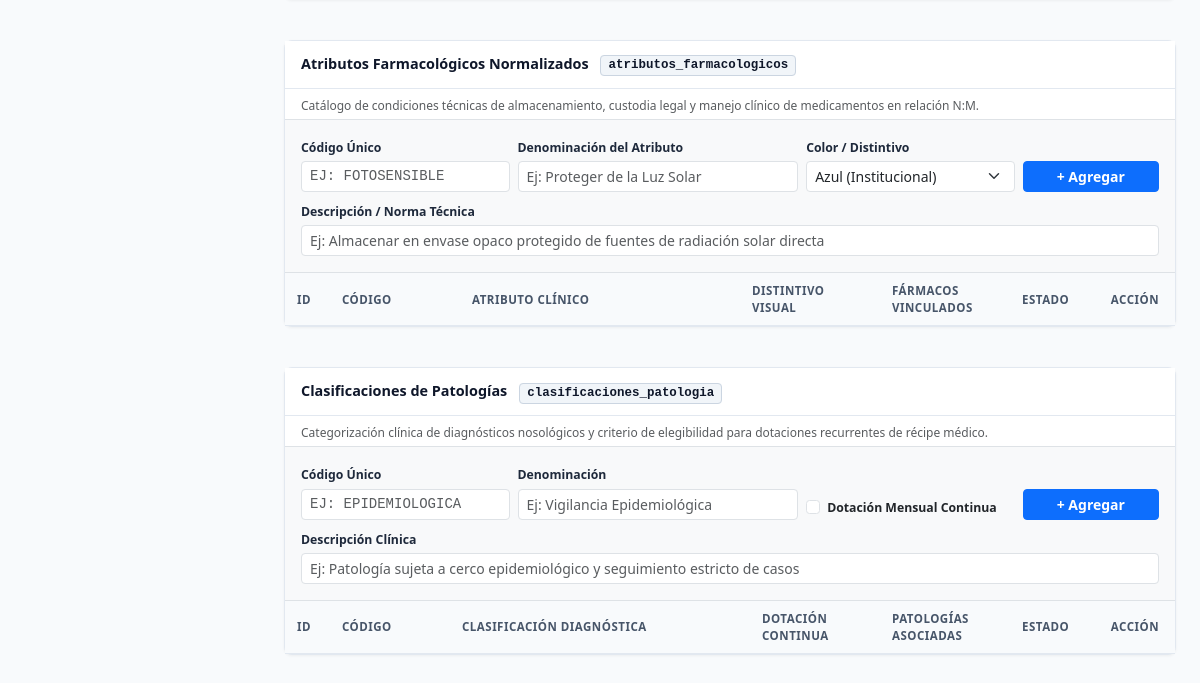
/index.php?tab=maestras (signed in, lower part), run on an earlier commit of the app's database.
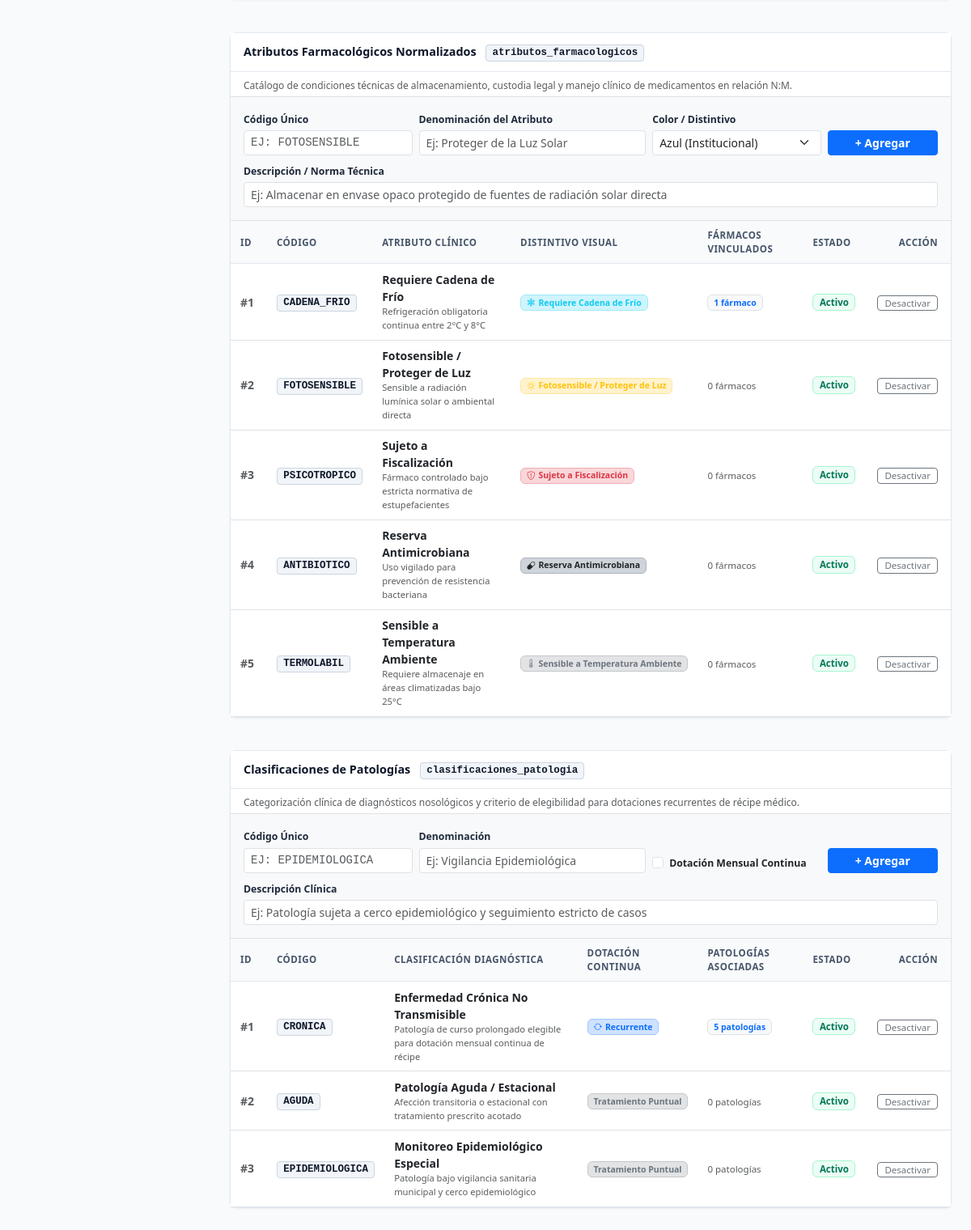
And on a later commit of the database.
### tables this page shows
CREATE TABLE atributos_farmacologicos (
    id INT AUTO_INCREMENT PRIMARY KEY,
    codigo VARCHAR(30) NOT NULL UNIQUE,
    nombre VARCHAR(80) NOT NULL,
    descripcion VARCHAR(255) NULL,
    icono VARCHAR(40) NOT NULL DEFAULT 'bi-tag',
    color_badge VARCHAR(30) NOT NULL DEFAULT 'primary',
    activo TINYINT(1) NOT NULL DEFAULT 1,
    created_at DATETIME NOT NULL DEFAULT CURRENT_TIMESTAMP
);

CREATE TABLE clasificaciones_patologia (
    id INT AUTO_INCREMENT PRIMARY KEY,
    codigo VARCHAR(30) NOT NULL UNIQUE COMMENT 'CRONICA, AGUDA, EPIDEMIOLOGICA',
    nombre VARCHAR(80) NOT NULL,
    descripcion VARCHAR(255) NULL,
    es_recurrente_mensual TINYINT(1) NOT NULL DEFAULT 1,
    activo TINYINT(1) NOT NULL DEFAULT 1,
    created_at DATETIME NOT NULL DEFAULT CURRENT_TIMESTAMP
);

### src/views/tabs/tab_maestras.php (the view, shortened to what the changed rows need)
<?php
$atributosFarmacologicos = $pdo->query("
    SELECT af.id, af.codigo, af.nombre, af.descripcion, af.icono, af.color_badge, af.activo, COUNT(ma.medicamento_id) AS total_medicamentos
    FROM atributos_farmacologicos af
    LEFT JOIN medicamento_atributos ma ON ma.atributo_id = af.id
    GROUP BY af.id, af.codigo, af.nombre, af.descripcion, af.icono, af.color_badge, af.activo
    ORDER BY af.id ASC
")->fetchAll();
$clasificacionesPatologia = $pdo->query("
    SELECT cp.id, cp.codigo, cp.nombre, cp.descripcion, cp.es_recurrente_mensual, cp.activo, COUNT(p.id) AS total_patologias
    FROM clasificaciones_patologia cp
    LEFT JOIN patologias p ON p.clasificacion_id = cp.id
    GROUP BY cp.id, cp.codigo, cp.nombre, cp.descripcion, cp.es_recurrente_mensual, cp.activo
    ORDER BY cp.id ASC
")->fetchAll();
?>
                    <div class="row g-3">
                        <div class="col-12 mb-4">
                            <div class="card-sicm">
                                <div class="table-responsive">
                                    <table class="table table-hover table-sm table-sicm mb-0">
                                        <thead>
                                            <tr>
                                                <th style="width: 45px;">ID</th>
                                                <th style="width: 130px;">Código</th>
                                                <th>Atributo Clínico</th>
                                                <th style="width: 140px;">Distintivo Visual</th>
                                                <th style="width: 130px;">Fármacos Vinculados</th>
                                                <th style="width: 80px;">Estado</th>
                                                <th style="width: 85px;" class="text-end pe-3">Acción</th>
                                            </tr>
                                        </thead>
                                        <tbody>
                                            <?php foreach ($atributosFarmacologicos as $af): ?>
                                                <tr>
                                                    <td class="text-muted fw-bold">#<?= (int) $af['id'] ?></td>
                                                    <td><span class="code-tag"><?= htmlspecialchars($af['codigo']) ?></span></td>
                                                    <td>
                                                        <div class="fw-semibold text-dark"><?= htmlspecialchars($af['nombre']) ?></div>
                                                        <?php if (!empty($af['descripcion'])): ?>
                                                            <div class="text-muted small" style="font-size: 0.70rem;"><?= htmlspecialchars($af['descripcion']) ?></div>
                                                        <?php endif; ?>
                                                    </td>
                                                    <td>
                                                        <span class="badge bg-<?= htmlspecialchars($af['color_badge']) ?>-subtle text-<?= htmlspecialchars($af['color_badge']) ?> border border-<?= htmlspecialchars($af['color_badge']) ?>-subtle">
                                                            <i class="bi <?= htmlspecialchars($af['icono']) ?> me-1"></i><?= htmlspecialchars($af['nombre']) ?>
                                                        </span>
                                                    </td>
                                                    <td>
                                                        <?php if ((int) $af['total_medicamentos'] > 0): ?>
                                                            <span class="badge bg-light text-primary border"
                                                                title="Medicamentos con este atributo asignado">
                                                                <?= (int) $af['total_medicamentos'] ?> <?= (int) $af['total_medicamentos'] === 1 ? 'fármaco' : 'fármacos' ?>
                                                            </span>
                                                        <?php else: ?>
                                                            <span class="text-muted small" style="font-size: 0.72rem;">0 fármacos</span>
                                                        <?php endif; ?>
                                                    </td>
                                                    <td>
                                                        <?php if ((int) $af['activo'] === 1): ?>
                                                            <span class="badge badge-status-active">Activo</span>
                                                        <?php else: ?>
                                                            <span class="badge badge-status-inactive">Inactivo</span>
                                                        <?php endif; ?>
                                                    </td>
                                                    <td class="text-end pe-3">
                                                        <form method="POST" action="procesar.php" class="d-inline"
                                                            onsubmit="return confirm('¿Confirma cambiar el estado de este atributo farmacológico?');">
                                                            <button type="submit"
                                                                class="btn btn-outline-secondary btn-sm py-0 px-2"
                                                                style="font-size: 0.72rem;">
                                                                <?= (int) $af['activo'] === 1 ? 'Desactivar' : 'Activar' ?>
                                                            </button>
                                                        </form>
                                                    </td>
                                                </tr>
                                            <?php endforeach; ?>
                                        </tbody>
                                    </table>
                                </div>
                            </div>
                        </div>
                        <div class="col-12 mb-4">
                            <div class="card-sicm">
                                <div class="table-responsive">
                                    <table class="table table-hover table-sm table-sicm mb-0">
                                        <thead>
                                            <tr>
                                                <th style="width: 45px;">ID</th>
                                                <th style="width: 120px;">Código</th>
                                                <th>Clasificación Diagnóstica</th>
                                                <th style="width: 130px;">Dotación Continua</th>
                                                <th style="width: 130px;">Patologías Asociadas</th>
                                                <th style="width: 80px;">Estado</th>
                                                <th style="width: 85px;" class="text-end pe-3">Acción</th>
                                            </tr>
                                        </thead>
                                        <tbody>
                                            <?php foreach ($clasificacionesPatologia as $cp): ?>
                                                <tr>
                                                    <td class="text-muted fw-bold">#<?= (int) $cp['id'] ?></td>
                                                    <td><span class="code-tag"><?= htmlspecialchars($cp['codigo']) ?></span></td>
                                                    <td>
                                                        <div class="fw-semibold text-dark"><?= htmlspecialchars($cp['nombre']) ?></div>
                                                        <?php if (!empty($cp['descripcion'])): ?>
                                                            <div class="text-muted small" style="font-size: 0.70rem;"><?= htmlspecialchars($cp['descripcion']) ?></div>
                                                        <?php endif; ?>
                                                    </td>
                                                    <td>
                                                        <?php if ((int) $cp['es_recurrente_mensual'] === 1): ?>
                                                            <span class="badge bg-primary-subtle text-primary border border-primary-subtle">
                                                                <i class="bi bi-arrow-repeat me-1"></i>Recurrente
                                                            </span>
                                                        <?php else: ?>
                                                            <span class="badge bg-secondary-subtle text-secondary border border-secondary-subtle">
                                                                Tratamiento Puntual
                                                            </span>
                                                        <?php endif; ?>
                                                    </td>
                                                    <td>
                                                        <?php if ((int) $cp['total_patologias'] > 0): ?>
                                                            <span class="badge bg-light text-primary border"
                                                                title="Patologías con esta clasificación">
                                                                <?= (int) $cp['total_patologias'] ?> <?= (int) $cp['total_patologias'] === 1 ? 'patología' : 'patologías' ?>
                                                            </span>
                                                        <?php else: ?>
                                                            <span class="text-muted small" style="font-size: 0.72rem;">0 patologías</span>
                                                        <?php endif; ?>
                                                    </td>
                                                    <td>
                                                        <?php if ((int) $cp['activo'] === 1): ?>
                                                            <span class="badge badge-status-active">Activo</span>
                                                        <?php else: ?>
                                                            <span class="badge badge-status-inactive">Inactivo</span>
                                                        <?php endif; ?>
                                                    </td>
                                                    <td class="text-end pe-3">
                                                        <form method="POST" action="procesar.php" class="d-inline"
                                                            onsubmit="return confirm('¿Confirma cambiar el estado de esta clasificación?');">
                                                            <button type="submit"
                                                                class="btn btn-outline-secondary btn-sm py-0 px-2"
                                                                style="font-size: 0.72rem;">
                                                                <?= (int) $cp['activo'] === 1 ? 'Desactivar' : 'Activar' ?>
                                                            </button>
                                                        </form>
                                                    </td>
                                                </tr>
                                            <?php endforeach; ?>
                                        </tbody>
                                    </table>
                                </div>
                            </div>
                        </div>
                    </div>

What changed in the data, as far as the page shows it:
added atributos_farmacologicos: id "1", codigo "CADENA_FRIO", nombre "Requiere Cadena de Frío", descripcion "Refrigeración obligatoria continua entre 2°C y 8°C", total_medicamentos "1", shows "fármaco", activo "Activo"
added atributos_farmacologicos: id "2", codigo "FOTOSENSIBLE", nombre "Fotosensible / Proteger de Luz", descripcion "Sensible a radiación lumínica solar o ambiental directa", shows "0 fármacos", activo "Activo"
added atributos_farmacologicos: id "3", codigo "PSICOTROPICO", nombre "Sujeto a Fiscalización", descripcion "Fármaco controlado bajo estricta normativa de estupefacientes", shows "0 fármacos", activo "Activo"
added atributos_farmacologicos: id "4", codigo "ANTIBIOTICO", nombre "Reserva Antimicrobiana", descripcion "Uso vigilado para prevención de resistencia bacteriana", shows "0 fármacos", activo "Activo"
added atributos_farmacologicos: id "5", codigo "TERMOLABIL", nombre "Sensible a Temperatura Ambiente", descripcion "Requiere almacenaje en áreas climatizadas bajo 25°C", shows "0 fármacos", activo "Activo"
added clasificaciones_patologia: id "1", codigo "CRONICA", nombre "Enfermedad Crónica No Transmisible", descripcion "Patología de curso prolongado elegible para dotación mensual continua de récipe", es_recurrente_mensual 1 (drawn), total_patologias "5", shows "patologías", activo "Activo"
added clasificaciones_patologia: id "2", codigo "AGUDA", nombre "Patología Aguda / Estacional", descripcion "Afección transitoria o estacional con tratamiento prescrito acotado", es_recurrente_mensual "Tratamiento Puntual", shows "0 patologías", activo "Activo"
added clasificaciones_patologia: id "3", codigo "EPIDEMIOLOGICA", nombre "Monitoreo Epidemiológico Especial", descripcion "Patología bajo vigilancia sanitaria municipal y cerco epidemiológico", es_recurrente_mensual "Tratamiento Puntual", shows "0 patologías", activo "Activo"
